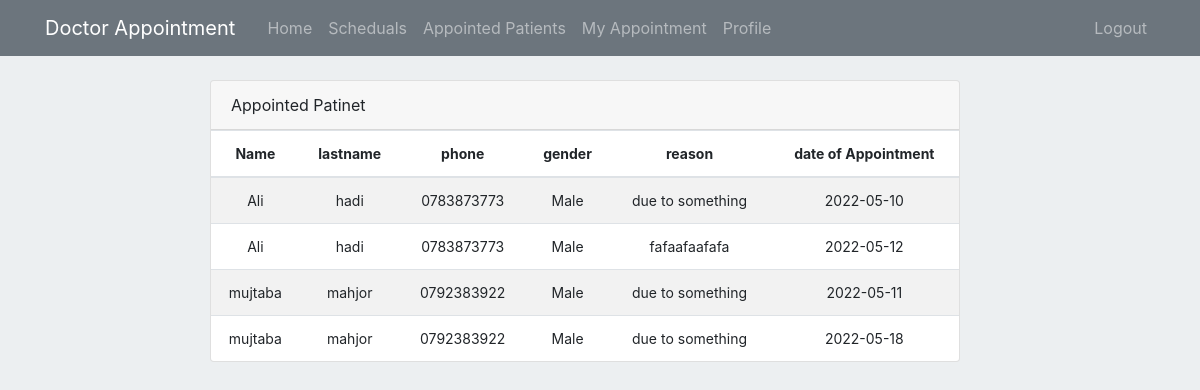
Screenshot of /appointed/patient/1 (signed in) with the database file from the repository.
### appointment/models.py (models this page shows, shortened)
class Appointment(db.Model):
    __tablename__='Appointment'
    id = db.Column(db.Integer, primary_key=True)
    patient_id = db.Column(db.Integer, db.ForeignKey('user.id'))
    schedule_id = db.Column(db.Integer, db.ForeignKey('Schedule.id'))
    reason = db.Column(db.String(200))
    appointment_date = db.Column(db.Date(), default = datetime.now().date())

class User(db.Model, UserMixin):
    id = db.Column(db.Integer, primary_key=True)
    username = db.Column(db.String(30), nullable=False, unique=True)
    name = db.Column(db.String(30), nullable=False)
    lastname = db.Column(db.String(30), nullable=False)
    email = db.Column(db.String(40), unique=True, nullable=False)
    address = db.Column(db.Text , nullable=False)
    phone = db.Column(db.String(20), unique=True, nullable=False)
    date_of_birth = db.Column(db.Date(), default = datetime.now().date())
    role = db.Column(db.Integer, nullable=False, default=3)
    gender = db.Column(db.Boolean, default=True, nullable=False)
    password = db.Column(db.String(60), nullable=False)
    doctorinfo = db.relationship('DoctorInfo', backref='User', cascade="all, delete", uselist=False, lazy=True)
    schedule = db.relationship('Schedule', backref='User', lazy=True)
    appointment = db.relationship('Appointment', backref='User', lazy=True)

### appointment/routes.py (the view)
@app.route("/appointed/patient/<int:id>", methods=['GET'])
@login_required
@doctor_required
def appointed_patient(id):
    return appointed_patient_on_a_schedule(id)

### appointment/models.py (called while the page is built)
@login_manager.user_loader
def load_user(user_id):
    return User.query.get(int(user_id))

### appointment/privilege.py (called while the page is built)
def doctor_required(f):
    @wraps(f)
    def wrap(*args, **kwargs):
        if current_user and current_user.role == 2 :
            return f(*args, **kwargs)
        flash("Ooops login or your privilege is not satisfied", "info")
        return redirect(url_for('home'))
    return wrap

### appointment/view.py (called while the page is built)
def appointed_patient_on_a_schedule(id):
    patient_list = db.session.query(User.name, User.lastname, User.phone, User.gender, Appointment.reason, Appointment.appointment_date)\
                    .join(Appointment, User.id == Appointment.patient_id).filter(Appointment.schedule_id == id).all()
    return render_template('appointed_patients.html', patients=patient_list)

### appointment/templates/appointed_patients.html
{% extends "layout/layout.html" %}
{% block content %}
{% include 'layout/home_header.html' %}
<div class="row col-12">
    <div class="col-md-8 mt-8 offset-md-2">
        <div class="main-card mb-3 card">
            <div class="card-header">Appointed Patinet </div>
            <div class="table-responsive">
                <table class="align-middle mb-0 table table-borderless table-striped table-hover">
                    <thead>
                        <tr  class="app-normal-font">
                            <th class="text-center">Name</th>
                            <th class="text-center">lastname</th>
                            <th class="text-center">phone</th>
                            <th class="text-center">gender</th>
                            <th class="text-center">reason</th>
                            <th class="text-center">date of Appointment</th>
                        </tr>
                    </thead>
                    <tbody>
                        {% for patient in patients %}
                            <tr class="app-normal-font p-0">
                                <td class="text-center">
                                    <div class="widget-content p-0">
                                        {{patient.name}}
                                    </div>
                                </td>
                                <td class="text-center">{{patient.lastname}}</td>
                                <td class="text-center">
                                    {{patient.phone}}
                                </td>
                                <td class="text-center">
                                    {% if patient.gender == True %}
                                        Male
                                    {% else %}
                                        Female
                                    {% endif %}
                                </td>
                                <td class="text-center">
                                    {{ patient.reason }}
                                </td>
                                <td class="text-center">
                                    {{ patient.appointment_date }}
                                </td>
                            </tr>
                        {% endfor %}
                    </tbody>
                </table>
            </div>
        </div>
    </div>
</div>
{% endblock %}

### appointment/static/style.css (style rules this page uses)
.mt-8 { margin-top: 80px; }
.p-0 { padding: 0 !important; }
.body-bg { background-color: #eceff1; }
.app-normal-font { font-size: 14px; }

### rows the page displays
Appointment: name "Ali", lastname "hadi", phone "0783873773", reason "due to something", appointment_date "2022-05-10"
Appointment: name "Ali", lastname "hadi", phone "0783873773", reason "fafaafaafafa", appointment_date "2022-05-12"
Appointment: name "mujtaba", lastname "mahjor", phone "0792383922", reason "due to something", appointment_date "2022-05-11"
Appointment: name "mujtaba", lastname "mahjor", phone "0792383922", reason "due to something", appointment_date "2022-05-18"
